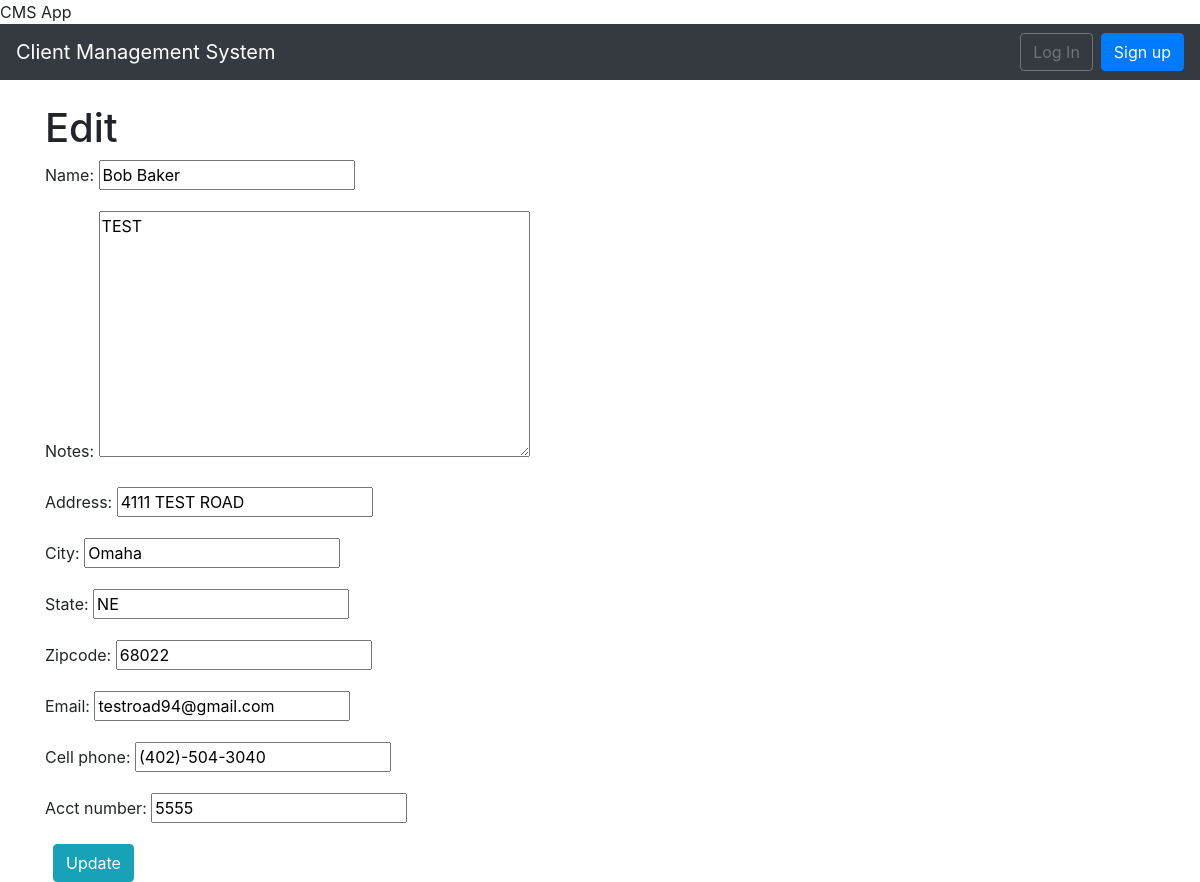
The page /clients/1/edit/ on the database its author committed.
### clients/models.py (models this page shows, shortened)
class Client(models.Model):
    name = models.CharField(max_length=50,blank=False, null=False, default=' ')
    address = models.CharField(max_length=50, blank=True, null=True,default=' ')
    city = models.CharField(max_length=50, default=' ')
    state = models.CharField(max_length=50, default='NE')
    zipcode = models.CharField(max_length=10, default='00000')
    email = models.EmailField(max_length=100, default=' ')
    cell_phone = models.CharField(max_length=50,default='(402)000-0000')
    acct_number = models.CharField(max_length=50,blank=True, null=True, default='00000')
    notes = models.TextField()
    date = models.DateTimeField(auto_now_add=True)
    author = models.ForeignKey(
        get_user_model(),
        on_delete=models.CASCADE,
    )

### clients/views.py (the view)
class ClientUpdateView(UpdateView):
    model = Client
    fields = ('name', 'notes', 'address', 'city', 'state', 'zipcode', 'email', 'cell_phone', 'acct_number')
    template_name = 'client_edit.html'

### templates/client_edit.html
{% extends 'base.html' %}
{% block content %}
    <h1>Edit</h1>
    <form action="" method="post">{% csrf_token %}
      {{ form.as_p }}
    <button class="btn btn-info ml-2" type="submit">Update</button>
</form>
{% endblock content %}

### rows shown on the page
Client: name "Bob Baker", notes "TEST", address "4111 TEST ROAD", city "Omaha", state "NE", zipcode "68022", email "testroad94@gmail.com", cell_phone "(402)-504-3040", acct_number "5555"
